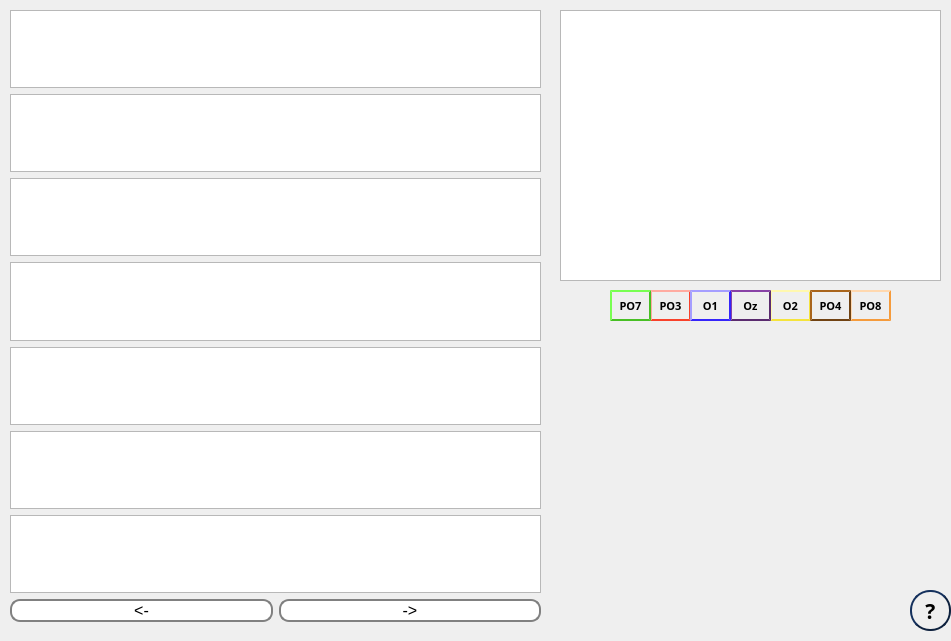
      <widget class="QWidget" name="scrollAreaWidgetContents_2">
       <property name="geometry">
        <rect>
         <x>0</x>
         <y>0</y>
         <width>951</width>
         <height>641</height>
        </rect>
       </property>
       <widget class="QPushButton" name="adquisitionInfo_2">
        <property name="geometry">
         <rect>
          <x>910</x>
          <y>590</y>
          <width>41</width>
          <height>41</height>
         </rect>
        </property>
        <property name="font">
         <font>
          <family>Footlight MT Light</family>
          <pointsize>16</pointsize>
          <weight>75</weight>
          <bold>true</bold>
         </font>
        </property>
        <property name="styleSheet">
         <string notr="true">QPushButton {
    color: rgb(0, 0, 0);
    border: 2px solid #0e213e;
    border-radius: 20px;
    border-style: outset;
    background: qradialgradient(
        cx: 0.3, cy: -0.4, fx: 0.3, fy: -0.4,
        radius: 1.35, stop: 0 #fff, stop: 1 #1c437d
        );
    padding: 5px;
    }

QPushButton:hover {
    background: qradialgradient(
        cx: 0.3, cy: -0.4, fx: 0.3, fy: -0.4,
        radius: 1.35, stop: 0 #fff, stop: 1 #6587ba
        );
    }

QPushButton:pressed {
    border-style: inset;
    background: qradialgradient(
        cx: 0.4, cy: -0.1, fx: 0.4, fy: -0.1,
        radius: 1.35, stop: 0 #fff, stop: 1 #15325e
        );
    }</string>
        </property>
        <property name="text">
         <string>?</string>
        </property>
       </widget>
       <widget class="QLabel" name="logo2">
        <property name="geometry">
         <rect>
          <x>620</x>
          <y>0</y>
          <width>171</width>
          <height>111</height>
         </rect>
        </property>
        <property name="text">
         <string/>
        </property>
       </widget>
       <widget class="QWidget" name="verticalLayoutWidget">
        <property name="geometry">
         <rect>
          <x>10</x>
          <y>10</y>
          <width>531</width>
          <height>612</height>
         </rect>
        </property>
        <layout class="QVBoxLayout" name="verticalLayout">
         <item>
          <widget class="PlotWidget" name="viewSignalOz">
           <property name="backgroundBrush">
            <brush brushstyle="NoBrush">
             <color alpha="255">
              <red>255</red>
              <green>255</green>
              <blue>255</blue>
             </color>
            </brush>
           </property>
           <property name="foregroundBrush">
            <brush brushstyle="NoBrush">
             <color alpha="255">
              <red>255</red>
              <green>255</green>
              <blue>255</blue>
             </color>
            </brush>
           </property>
          </widget>
         </item>
         <item>
          <widget class="PlotWidget" name="viewSignalO1">
           <property name="backgroundBrush">
            <brush brushstyle="NoBrush">
             <color alpha="255">
              <red>255</red>
              <green>255</green>
              <blue>255</blue>
             </color>
            </brush>
           </property>
           <property name="foregroundBrush">
            <brush brushstyle="NoBrush">
             <color alpha="255">
              <red>255</red>
              <green>255</green>
              <blue>255</blue>
             </color>
            </brush>
           </property>
          </widget>
         </item>
         <item>
          <widget class="PlotWidget" name="viewSignalPO7">
           <property name="backgroundBrush">
            <brush brushstyle="NoBrush">
             <color alpha="255">
              <red>255</red>
              <green>255</green>
              <blue>255</blue>
             </color>
            </brush>
           </property>
           <property name="foregroundBrush">
            <brush brushstyle="NoBrush">
             <color alpha="255">
              <red>255</red>
              <green>255</green>
              <blue>255</blue>
             </color>
            </brush>
           </property>
          </widget>
         </item>
         <item>
          <widget class="PlotWidget" name="viewSignalO2">
           <property name="backgroundBrush">
            <brush brushstyle="NoBrush">
             <color alpha="255">
              <red>255</red>
              <green>255</green>
              <blue>255</blue>
             </color>
            </brush>
           </property>
           <property name="foregroundBrush">
            <brush brushstyle="NoBrush">
             <color alpha="255">
              <red>255</red>
              <green>255</green>
              <blue>255</blue>
             </color>
            </brush>
           </property>
          </widget>
         </item>
         <item>
          <widget class="PlotWidget" name="viewSignalPO8">
           <property name="backgroundBrush">
            <brush brushstyle="NoBrush">
             <color alpha="255">
              <red>255</red>
              <green>255</green>
              <blue>255</blue>
             </color>
            </brush>
           </property>
           <property name="foregroundBrush">
            <brush brushstyle="NoBrush">
             <color alpha="255">
              <red>255</red>
              <green>255</green>
              <blue>255</blue>
             </color>
            </brush>
           </property>
          </widget>
         </item>
         <item>
          <widget class="PlotWidget" name="viewSignalPO4">
           <property name="backgroundBrush">
            <brush brushstyle="NoBrush">
             <color alpha="255">
              <red>255</red>
              <green>255</green>
              <blue>255</blue>
             </color>
            </brush>
           </property>
           <property name="foregroundBrush">
            <brush brushstyle="NoBrush">
             <color alpha="255">
              <red>255</red>
              <green>255</green>
              <blue>255</blue>
             </color>
            </brush>
           </property>
          </widget>
         </item>
         <item>
          <widget class="PlotWidget" name="viewSignalPO3">
           <property name="backgroundBrush">
            <brush brushstyle="NoBrush">
             <color alpha="255">
              <red>255</red>
              <green>255</green>
              <blue>255</blue>
             </color>
            </brush>
           </property>
           <property name="foregroundBrush">
            <brush brushstyle="NoBrush">
             <color alpha="255">
              <red>255</red>
              <green>255</green>
              <blue>255</blue>
             </color>
            </brush>
           </property>
          </widget>
         </item>
         <item>
          <layout class="QHBoxLayout" name="horizontalLayout_2">
           <item>
            <widget class="QPushButton" name="behind">
             <property name="font">
              <font>
               <pointsize>12</pointsize>
              </font>
             </property>
             <property name="styleSheet">
              <string notr="true">QPushButton {
    border: 2px solid gray;
    border-radius: 10px;
    padding: 0 8px;
    background: rgb(255, 255, 255);
    selection-background-color: darkgray;
    }

QPushButton:hover {
    border: 2px solid gray;
    border-radius: 10px;
    padding: 0 8px;
    background: rgb(222, 222, 222);
    selection-background-color: darkgray;
    }

QPushButton:pressed {
    border: 2px solid gray;
    border-radius: 10px;
    padding: 0 8px;
    background:rgb(176, 176, 176);
    selection-background-color: darkgray;
    }
</string>
             </property>
             <property name="text">
              <string>&lt;-</string>
             </property>
            </widget>
           </item>
           <item>
            <widget class="QPushButton" name="before">
             <property name="font">
              <font>
               <pointsize>12</pointsize>
              </font>
             </property>
             <property name="styleSheet">
              <string notr="true">QPushButton {
    border: 2px solid gray;
    border-radius: 10px;
    padding: 0 8px;
    background: rgb(255, 255, 255);
    selection-background-color: darkgray;
    }

QPushButton:hover {
    border: 2px solid gray;
    border-radius: 10px;
    padding: 0 8px;
    background: rgb(222, 222, 222);
    selection-background-color: darkgray;
    }

QPushButton:pressed {
    border: 2px solid gray;
    border-radius: 10px;
    padding: 0 8px;
    background:rgb(176, 176, 176);
    selection-background-color: darkgray;
    }
</string>
             </property>
             <property name="text">
              <string>-&gt;</string>
             </property>
            </widget>
           </item>
          </layout>
         </item>
        </layout>
       </widget>
       <widget class="PlotWidget" name="viewSignal">
        <property name="geometry">
         <rect>
          <x>560</x>
          <y>10</y>
          <width>381</width>
          <height>271</height>
         </rect>
        </property>
        <property name="backgroundBrush">
         <brush brushstyle="NoBrush">
          <color alpha="255">
           <red>255</red>
           <green>255</green>
           <blue>255</blue>
          </color>
         </brush>
        </property>
        <property name="foregroundBrush">
         <brush brushstyle="NoBrush">
          <color alpha="255">
           <red>255</red>
           <green>255</green>
           <blue>255</blue>
          </color>
         </brush>
        </property>
       </widget>
       <widget class="QPushButton" name="PO8">
        <property name="geometry">
         <rect>
          <x>850</x>
          <y>290</y>
          <width>41</width>
          <height>31</height>
         </rect>
        </property>
        <property name="font">
         <font>
          <family>Footlight MT Light</family>
          <pointsize>8</pointsize>
          <weight>75</weight>
          <bold>true</bold>
         </font>
        </property>
        <property name="styleSheet">
         <string notr="true">QPushButton {
    color: rgb(0, 0, 0);
    border: 2px solid #F59B3C;
    border-radius: 20px;
    border-style: outset;
    background: qradialgradient(
        cx: 0.3, cy: -0.4, fx: 0.3, fy: -0.4,
        radius: 1.35, stop: 0 #fff, stop: 1 #F59B3C
        );
    padding: 5px;
    }

QPushButton:hover {
    background: qradialgradient(
        cx: 0.3, cy: -0.4, fx: 0.3, fy: -0.4,
        radius: 1.35, stop: 0 #fff, stop: 1 #FAB870
        );
    }

QPushButton:pressed {
    border-style: inset;
    background: qradialgradient(
        cx: 0.4, cy: -0.1, fx: 0.4, fy: -0.1,
        radius: 1.35, stop: 0 #fff, stop: 1 rgb(255, 125, 11)
        );
    }</string>
        </property>
        <property name="text">
         <string>PO8</string>
        </property>
       </widget>
       <widget class="QPushButton" name="O2">
        <property name="geometry">
         <rect>
          <x>770</x>
          <y>290</y>
          <width>41</width>
          <height>31</height>
         </rect>
        </property>
        <property name="font">
         <font>
          <family>Footlight MT Light</family>
          <pointsize>8</pointsize>
          <weight>75</weight>
          <bold>true</bold>
         </font>
        </property>
        <property name="styleSheet">
         <string notr="true">QPushButton {
    color: rgb(0, 0, 0);
    border: 2px solid #F5E43C;
    border-radius: 20px;
    border-style: outset;
    background: qradialgradient(
        cx: 0.3, cy: -0.4, fx: 0.3, fy: -0.4,
        radius: 1.35, stop: 0 #fff, stop: 1 #EDFA23
        );
    padding: 5px;
    }

QPushButton:hover {
    background: qradialgradient(
        cx: 0.3, cy: -0.4, fx: 0.3, fy: -0.4,
        radius: 1.35, stop: 0 #fff, stop: 1 #F2FA7D
        );
    }

QPushButton:pressed {
    border-style: inset;
    background: qradialgradient(
        cx: 0.4, cy: -0.1, fx: 0.4, fy: -0.1,
        radius: 1.35, stop: 0 #fff, stop: 1 #EBFA05
        );
    }</string>
        </property>
        <property name="text">
         <string>O2</string>
        </property>
       </widget>
       <widget class="QPushButton" name="Oz">
        <property name="geometry">
         <rect>
          <x>730</x>
          <y>290</y>
          <width>41</width>
          <height>31</height>
         </rect>
        </property>
        <property name="font">
         <font>
          <family>Footlight MT Light</family>
          <pointsize>8</pointsize>
          <weight>75</weight>
          <bold>true</bold>
         </font>
        </property>
        <property name="styleSheet">
         <string notr="true">QPushButton {
    color: rgb(0, 0, 0);
    border: 2px solid #5B2C6F;
    border-radius: 20px;
    border-style: outset;
    background: qradialgradient(
        cx: 0.3, cy: -0.4, fx: 0.3, fy: -0.4,
        radius: 1.35, stop: 0 #fff, stop: 1 #5B2C6F
        );
    padding: 5px;
    }

QPushButton:hover {
    background: qradialgradient(
        cx: 0.3, cy: -0.4, fx: 0.3, fy: -0.4,
        radius: 1.35, stop: 0 #fff, stop: 1 #B977F7 
        );
    }

QPushButton:pressed {
    border-style: inset;
    background: qradialgradient(
        cx: 0.4, cy: -0.1, fx: 0.4, fy: -0.1,
        radius: 1.35, stop: 0 #fff, stop: 1 #15325e
        );
    }</string>
        </property>
        <property name="text">
         <string>Oz</string>
        </property>
       </widget>
       <widget class="QPushButton" name="PO3">
        <property name="geometry">
         <rect>
          <x>650</x>
          <y>290</y>
          <width>41</width>
          <height>31</height>
         </rect>
        </property>
        <property name="font">
         <font>
          <family>Footlight MT Light</family>
          <pointsize>8</pointsize>
          <weight>75</weight>
          <bold>true</bold>
         </font>
        </property>
        <property name="styleSheet">
         <string notr="true">QPushButton {
    color: rgb(0, 0, 0);
    border: 2px solid #F8412B;
    border-radius: 20px;
    border-style: outset;
    background: qradialgradient(
        cx: 0.3, cy: -0.4, fx: 0.3, fy: -0.4,
        radius: 1.35, stop: 0 #fff, stop: 1 #F8412B
        );
    padding: 5px;
    }

QPushButton:hover {
    background: qradialgradient(
        cx: 0.3, cy: -0.4, fx: 0.3, fy: -0.4,
        radius: 1.35, stop: 0 #fff, stop: 1 #F77666
        );
    }

QPushButton:pressed {
    border-style: inset;
    background: qradialgradient(
        cx: 0.4, cy: -0.1, fx: 0.4, fy: -0.1,
        radius: 1.35, stop: 0 #fff, stop: 1 #F8412B
        );
    }</string>
        </property>
        <property name="text">
         <string>PO3</string>
        </property>
       </widget>
       <widget class="QPushButton" name="O1">
        <property name="geometry">
         <rect>
          <x>690</x>
          <y>290</y>
          <width>41</width>
          <height>31</height>
         </rect>
        </property>
        <property name="font">
         <font>
          <family>Footlight MT Light</family>
          <pointsize>8</pointsize>
          <weight>75</weight>
          <bold>true</bold>
         </font>
        </property>
        <property name="styleSheet">
         <string notr="true">QPushButton {
    color: rgb(0, 0, 0);
    border: 2px solid #3525FA;
    border-radius: 20px;
    border-style: outset;
    background: qradialgradient(
        cx: 0.3, cy: -0.4, fx: 0.3, fy: -0.4,
        radius: 1.35, stop: 0 #fff, stop: 1 #3525FA
        );
    padding: 5px;
    }

QPushButton:hover {
    background: qradialgradient(
        cx: 0.3, cy: -0.4, fx: 0.3, fy: -0.4,
        radius: 1.35, stop: 0 #fff, stop: 1 #7D73FC
        );
    }

QPushButton:pressed {
    border-style: inset;
    background: qradialgradient(
        cx: 0.4, cy: -0.1, fx: 0.4, fy: -0.1,
        radius: 1.35, stop: 0 #fff, stop: 1 #8077F7
        );
    }</string>
        </property>
        <property name="text">
         <string>O1</string>
        </property>
       </widget>
       <widget class="QPushButton" name="PO7">
        <property name="geometry">
         <rect>
          <x>610</x>
          <y>290</y>
          <width>41</width>
          <height>31</height>
         </rect>
        </property>
        <property name="font">
         <font>
          <family>Footlight MT Light</family>
          <pointsize>8</pointsize>
          <weight>75</weight>
          <bold>true</bold>
         </font>
        </property>
        <property name="styleSheet">
         <string notr="true">QPushButton {
    color: rgb(0, 0, 0);
    border: 2px solid #48BF25;
    border-radius: 20px;
    border-style: outset;
    background: qradialgradient(
        cx: 0.3, cy: -0.4, fx: 0.3, fy: -0.4,
        radius: 1.35, stop: 0 #fff, stop: 1 #48BF25
        );
    padding: 5px;
    }

QPushButton:hover {
    background: qradialgradient(
        cx: 0.3, cy: -0.4, fx: 0.3, fy: -0.4,
        radius: 1.35, stop: 0 #fff, stop: 1 #95F877 
        );
    }

QPushButton:pressed {
    border-style: inset;
    background: qradialgradient(
        cx: 0.4, cy: -0.1, fx: 0.4, fy: -0.1,
        radius: 1.35, stop: 0 #fff, stop: 1 #48BF25
        );
    }</string>
        </property>
        <property name="text">
         <string>PO7</string>
        </property>
       </widget>
       <widget class="QPushButton" name="PO4">
        <property name="geometry">
         <rect>
          <x>810</x>
          <y>290</y>
          <width>41</width>
          <height>31</height>
         </rect>
        </property>
        <property name="font">
         <font>
          <family>Footlight MT Light</family>
          <pointsize>8</pointsize>
          <weight>75</weight>
          <bold>true</bold>
         </font>
        </property>
        <property name="styleSheet">
         <string notr="true">QPushButton {
    color: rgb(0, 0, 0);
    border: 2px solid #714313;
    border-radius: 20px;
    border-style: outset;
    background: qradialgradient(
        cx: 0.3, cy: -0.4, fx: 0.3, fy: -0.4,
        radius: 1.35, stop: 0 #fff, stop: 1 #714313
        );
    padding: 5px;
    }

QPushButton:hover {
    background: qradialgradient(
        cx: 0.3, cy: -0.4, fx: 0.3, fy: -0.4,
        radius: 1.35, stop: 0 #fff, stop: 1 #A76621
        );
    }

QPushButton:pressed {
    border-style: inset;
    background: qradialgradient(
        cx: 0.4, cy: -0.1, fx: 0.4, fy: -0.1,
        radius: 1.35, stop: 0 #fff, stop: 1 #714313
        );
    }</string>
        </property>
        <property name="text">
         <string>PO4</string>
        </property>
       </widget>
      </widget>
